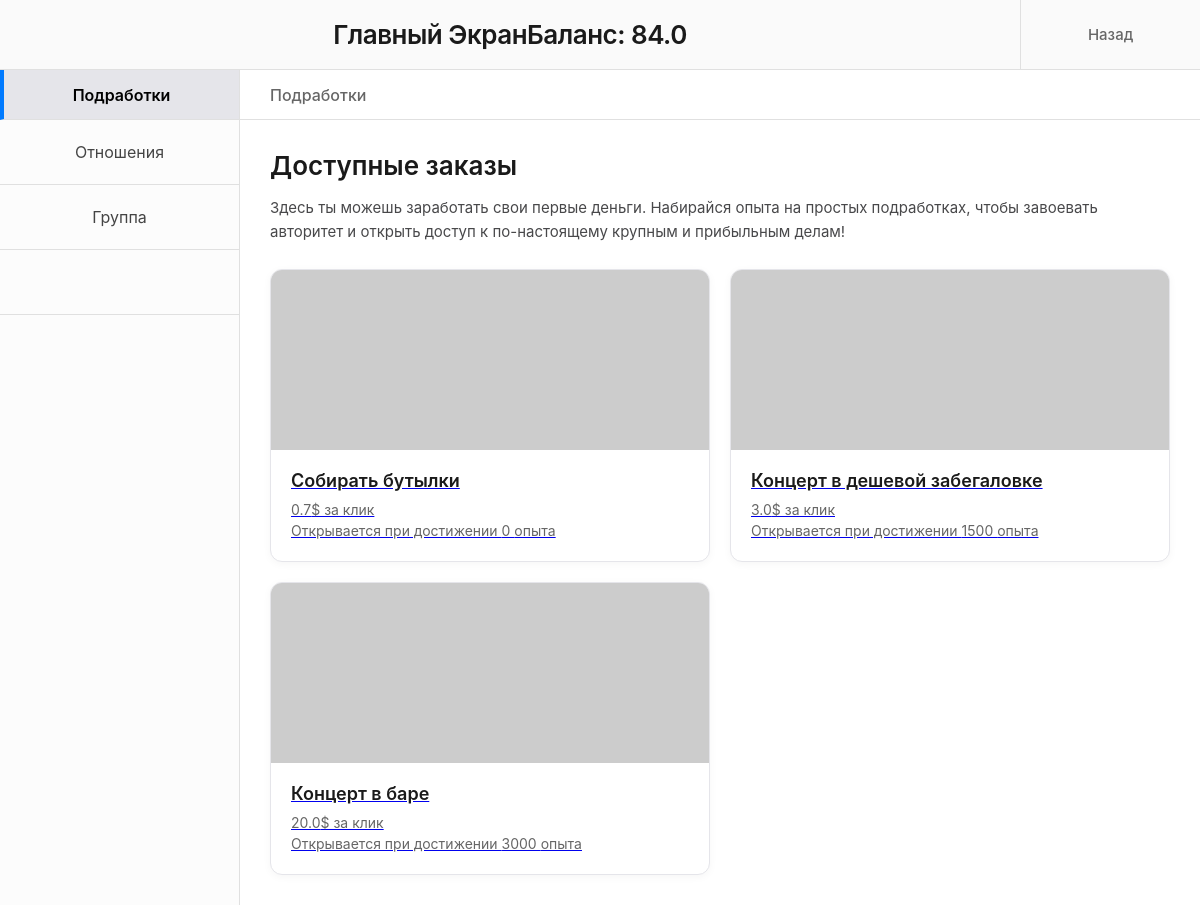
The page /computer (signed in) on the database its author committed.
### models.py (models this page shows)
class BaseModel(Model):
    class Meta:
        database = db

class Player(BaseModel):
    avatar = ForeignKeyField(Avatars, backref="players")
    login = CharField(unique=True)
    password = CharField()
    hp = IntegerField(default=100)
    energy = IntegerField(default=100)
    max_hp = IntegerField(default=100)
    max_energy = IntegerField(default=100)
    charisma = IntegerField(default=0)
    charisma_bonus = IntegerField(default=0)
    money = FloatField(default=0)
    glory = IntegerField(default=0)
    xp = IntegerField(default=0)
    xp_bonus = FloatField(default=1)
    age = IntegerField()
    name = CharField()
    location = ForeignKeyField(Locations, backref="players")
    job = ForeignKeyField(Jobs, backref="players", null=True)
    satiety = IntegerField(default=100)
    max_satiety = IntegerField(default=100)
    hydration = IntegerField(default=100)
    max_hydration = IntegerField(default=100)
    time = IntegerField(default=0)
    days = IntegerField(default=0)

class Jobs(BaseModel):
    name = CharField()
    salary = FloatField()
    need_xp = IntegerField()
    need_charisma = IntegerField()
    time_cost = IntegerField()
    energy_cost = IntegerField()
    open_from = IntegerField()
    open_to = IntegerField()
    access = BooleanField(default=False)
    link = CharField()

### main.py (the view)
@app.route("/computer")
def computer():
    player = Player.get_or_none(Player.login == session.get("login"))
    avatar = Avatars.get_or_none(Avatars.id == player.avatar)
    hours = player.time // 60
    minutes = player.time % 60
    job = Jobs.select()
    relations = Relations.select().where(Relations.player_id == player.id)
    band = Band.get_or_none(Band.player_id == player.id)
    return render_template("computer.html", player=player, hours=hours, minutes=minutes, avatar=avatar, jobs=job, relations = relations, band=band)

### templates/computer.html (shortened to what this page needs)
<!DOCTYPE html>
<html lang="ru">
<head>
    <link rel="stylesheet" href="../static/css/computer.css">
</head>
<body>
    <div class="window-container">
        <header class="header">
            <div class="header-title">
                <p>Главный Экран </p>
                <p id="balance">Баланс: {{player.money}}</p>
            </div>
            <button class="back-button" onclick="window.history.back();">
                <div>Назад</div>
            </button>
        </header>
        <div class="main-content">
            <aside class="sidebar">
                <div class="sidebar-first-item active" data-tab="tab-jobs">Подработки</div>
                <div class="sidebar-item" data-tab="tab-relations">Отношения</div>
                <div class="sidebar-item" data-tab="tab-group">Группа</div>
                <div class="sidebar-empty-item"></div>
                <div class="sidebar-spacer"></div>
            </aside>
            <main class="content-area">
                <div class="content-subheader" id="current-header">Подработки</div>
                <div class="content-body">
                    <div id="tab-jobs" class="tab-content active">
                        <h2>Доступные заказы</h2>
                        <p class="intro-text">
                            Здесь ты можешь заработать свои первые деньги.
                            Набирайся опыта на простых подработках, чтобы завоевать авторитет и открыть доступ к по-настоящему крупным и прибыльным делам!
                        </p>
                        <div class="jobs-container">
                            {%for job in jobs%}
                            <a href="/job/{{job.link}}">
                            <div class="job-card">
                                <div class="job-card-image">
                                    <img src="https://picsum.photos" >
                                </div>
                                <div class="job-card-info">
                                    <h3>{{job.name}}</h3>
                                    <p>{{job.salary}}$ за клик</p>
                                    <p>Открывается при достижении {{job.need_xp}} опыта</p>
                                </div>
                            </div>
                            </a>
                            {%endfor%}
                        </div>
                    </div>
                </div>
            </main>
        </div>
    </div>
</body>
</html>

### static/css/computer.css (style rules this page uses)
* { box-sizing: border-box; margin: 0; padding: 0; font-family: -apple-system, BlinkMacSystemFont, "Segoe UI", Roboto, Helvetica, Arial, sans-serif; }
html, body { height: 100%; width: 100%; overflow: hidden; background-color: #ffffff; }
.window-container { height: 100vh; width: 100vw; display: grid; grid-template-rows: 70px 1fr; }
.header { display: grid; grid-template-columns: 1fr 180px; border-bottom: 1px solid #e0e0e0; background-color: #fafafa; }
.header-title { display: flex; justify-content: center; align-items: center; font-size: 26px; font-weight: 600; color: #1a1a1a; letter-spacing: -0.5px; }
.back-button { display: flex; flex-direction: column; justify-content: center; align-items: center; border-left: 1px solid #e0e0e0; cursor: pointer; font-size: 15px; font-weight: 500; color: #666666; background: none; border-top: none; border-right: none; border-bottom: none; transition: all 0.2s ease; }
.main-content { display: grid; grid-template-columns: 240px 1fr; height: 100%; }
.sidebar { display: flex; flex-direction: column; border-right: 1px solid #e0e0e0; background-color: #fcfcfc; }
.content-area { display: grid; grid-template-rows: 50px 1fr; background-color: #ffffff; height: 100%; overflow: hidden; }
.sidebar-first-item { height: 50px; border-bottom: 1px solid #e0e0e0; display: flex; justify-content: center; align-items: center; font-size: 16px; color: #444444; cursor: pointer; transition: all 0.15s ease; }
.content-subheader { height: 50px; padding-left: 30px; display: flex; align-items: center; font-size: 16px; font-weight: 500; color: #666666; border-bottom: 1px solid #e0e0e0; background-color: #ffffff; }
.sidebar-item { height: 65px; border-bottom: 1px solid #e0e0e0; display: flex; justify-content: center; align-items: center; font-size: 16px; color: #444444; cursor: pointer; transition: all 0.15s ease; }
.sidebar-empty-item { height: 65px; border-bottom: 1px solid #e0e0e0; }
.sidebar-first-item.active, .sidebar-item.active { background-color: #e5e5ea; color: #000000; font-weight: 600; border-left: 4px solid #007aff; }
.sidebar-spacer { flex-grow: 1; background-color: #fcfcfc; }
.content-body { padding: 30px; overflow-y: auto; height: 100%; }
.tab-content { display: none; animation: fadeIn 0.3s ease; }
.tab-content.active { display: block; }
.tab-content h2 { font-size: 26px; color: #1a1a1a; margin-bottom: 15px; font-weight: 600; }
.tab-content .intro-text { font-size: 15px; color: #48484a; line-height: 1.6; margin-bottom: 25px; }
.jobs-container { display: grid; grid-template-columns: repeat(auto-fill, minmax(320px, 1fr)); gap: 20px; margin-top: 15px; }
.job-card { background-color: #ffffff; border: 1px solid #e5e5ea; border-radius: 12px; overflow: hidden; display: flex; flex-direction: column; box-shadow: 0 2px 8px rgba(0, 0, 0, 0.04); transition: transform 0.2s ease, box-shadow 0.2s ease; }
.job-card-image { width: 100%; height: 180px; background-color: #f2f2f7; overflow: hidden; position: relative; }
.job-card-image img { width: 100%; height: 100%; object-fit: cover; }
.job-card-info { padding: 20px; display: flex; flex-direction: column; flex-grow: 1; }
.job-card-info h3 { font-size: 18px; font-weight: 600; color: #1a1a1a; margin-bottom: 8px; }
.job-card-info p { font-size: 14px; color: #666666; line-height: 1.5; }

### rows shown on the page
Player: money "84.0"
Jobs: name "Собирать бутылки", salary "0.7", need_xp "0"
Jobs: name "Концерт в дешевой забегаловке", salary "3.0", need_xp "1500"
Jobs: name "Концерт в баре", salary "20.0", need_xp "3000"
